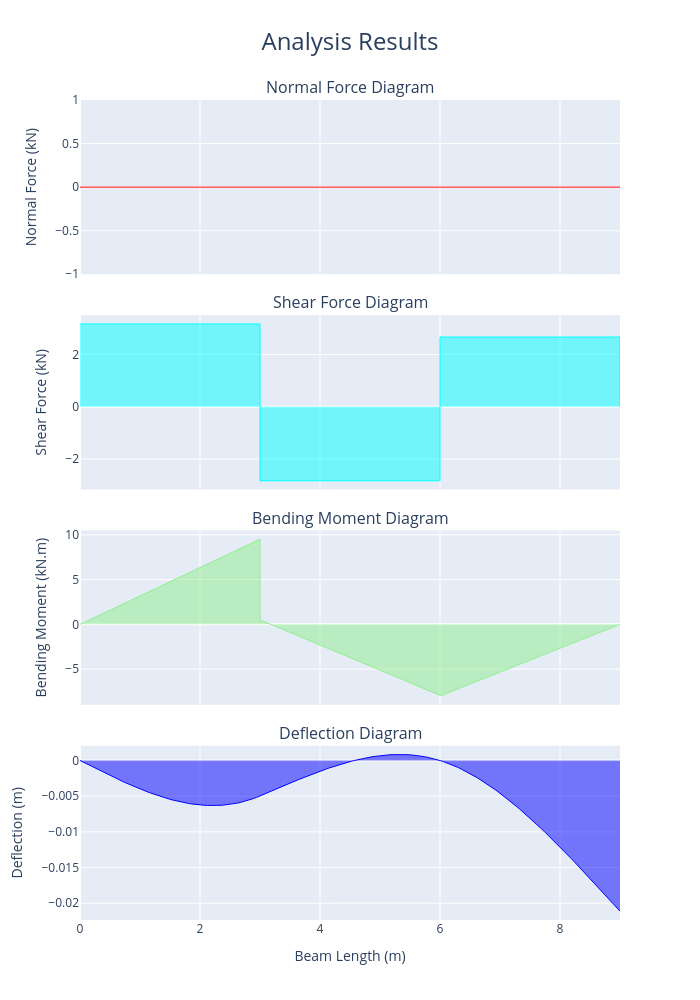

Source (notebook cell):
### Code cell
fig = beam_1.plot_beam_internal()
fig.show()

### Figure 1 — Plotly figure (JSON) as saved in the notebook; plotly's stock layout.template omitted (floating-point values rounded to 4 significant figures; data arrays with more than 128 entries replaced by an {"elided": "..."} marker saying what was removed)
{"data": [{"fill": "tozeroy", "hovertemplate": "x: %{x:.3f} %{meta[0]}<br>f(x): %{y:.3f} %{meta[1]}", "line": {"color": "red", "width": 1}, "meta": ["m", "kN"], "mode": "lines", "name": "Normal Force", "type": "scatter", "x": {"elided": "206 float values"}, "xaxis": "x", "y": {"elided": "206 int values"}, "yaxis": "y"}, {"fill": "tozeroy", "hovertemplate": "x: %{x:.3f} %{meta[0]}<br>f(x): %{y:.3f} %{meta[1]}", "line": {"color": "aqua", "width": 1}, "meta": ["m", "kN"], "mode": "lines", "name": "Shear Force", "type": "scatter", "x": {"elided": "206 float values"}, "xaxis": "x2", "y": {"elided": "206 float values"}, "yaxis": "y2"}, {"fill": "tozeroy", "hovertemplate": "x: %{x:.3f} %{meta[0]}<br>f(x): %{y:.3f} %{meta[1]}", "line": {"color": "lightgreen", "width": 1}, "meta": ["m", "kN.m"], "mode": "lines", "name": "Bending Moment", "type": "scatter", "x": {"elided": "206 float values"}, "xaxis": "x3", "y": {"elided": "206 float values"}, "yaxis": "y3"}, {"fill": "tozeroy", "hovertemplate": "x: %{x:.3f} %{meta[0]}<br>f(x): %{y:.3f} %{meta[1]}", "line": {"color": "blue", "width": 1}, "meta": ["m", "m"], "mode": "lines", "name": "Deflection", "type": "scatter", "x": {"elided": "206 float values"}, "xaxis": "x4", "y": {"elided": "206 float values"}, "yaxis": "y4"}], "layout": {"annotations": [{"font": {"size": 16}, "showarrow": false, "text": "Normal Force Diagram", "x": 0.5, "xanchor": "center", "xref": "paper", "y": 1, "yanchor": "bottom", "yref": "paper"}, {"font": {"size": 16}, "showarrow": false, "text": "Shear Force Diagram", "x": 0.5, "xanchor": "center", "xref": "paper", "y": 0.7375, "yanchor": "bottom", "yref": "paper"}, {"font": {"size": 16}, "showarrow": false, "text": "Bending Moment Diagram", "x": 0.5, "xanchor": "center", "xref": "paper", "y": 0.475, "yanchor": "bottom", "yref": "paper"}, {"font": {"size": 16}, "showarrow": false, "text": "Deflection Diagram", "x": 0.5, "xanchor": "center", "xref": "paper", "y": 0.2125, "yanchor": "bottom", "yref": "paper"}], "height": 1000, "showlegend": false, "title": {"font": {"size": 24}, "text": "Analysis Results", "x": 0.5}, "width": 700, "xaxis": {"anchor": "y", "domain": [0, 1], "matches": "x4", "showticklabels": false}, "xaxis2": {"anchor": "y2", "domain": [0, 1], "matches": "x4", "showticklabels": false}, "xaxis3": {"anchor": "y3", "domain": [0, 1], "matches": "x4", "showticklabels": false}, "xaxis4": {"anchor": "y4", "domain": [0, 1], "title": {"text": "Beam Length (m)"}}, "yaxis": {"anchor": "x", "domain": [0.7875, 1], "title": {"text": "Normal Force (kN)"}}, "yaxis2": {"anchor": "x2", "domain": [0.525, 0.7375], "title": {"text": "Shear Force (kN)"}}, "yaxis3": {"anchor": "x3", "domain": [0.2625, 0.475], "title": {"text": "Bending Moment (kN.m)"}}, "yaxis4": {"anchor": "x4", "domain": [0, 0.2125], "title": {"text": "Deflection (m)"}}}}
